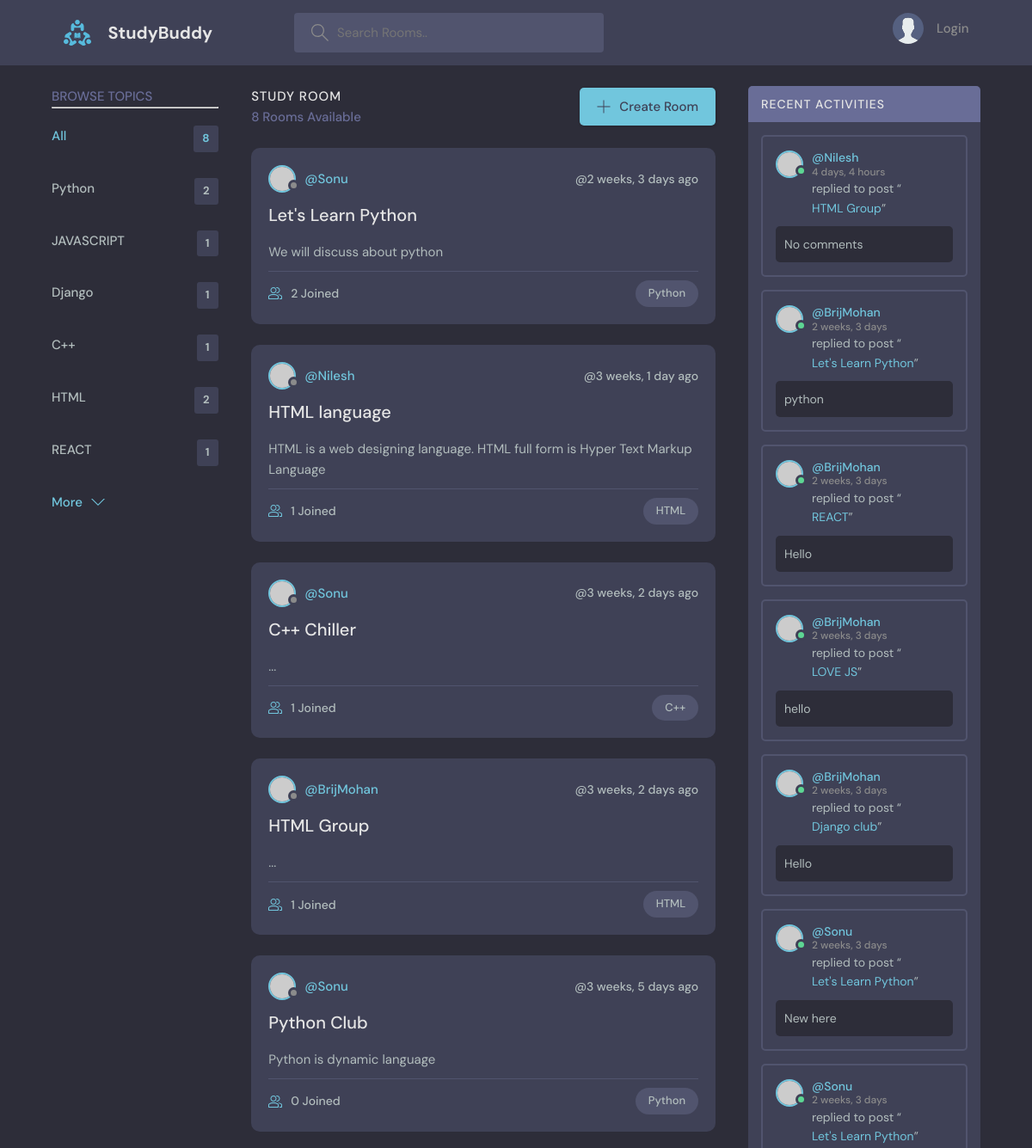
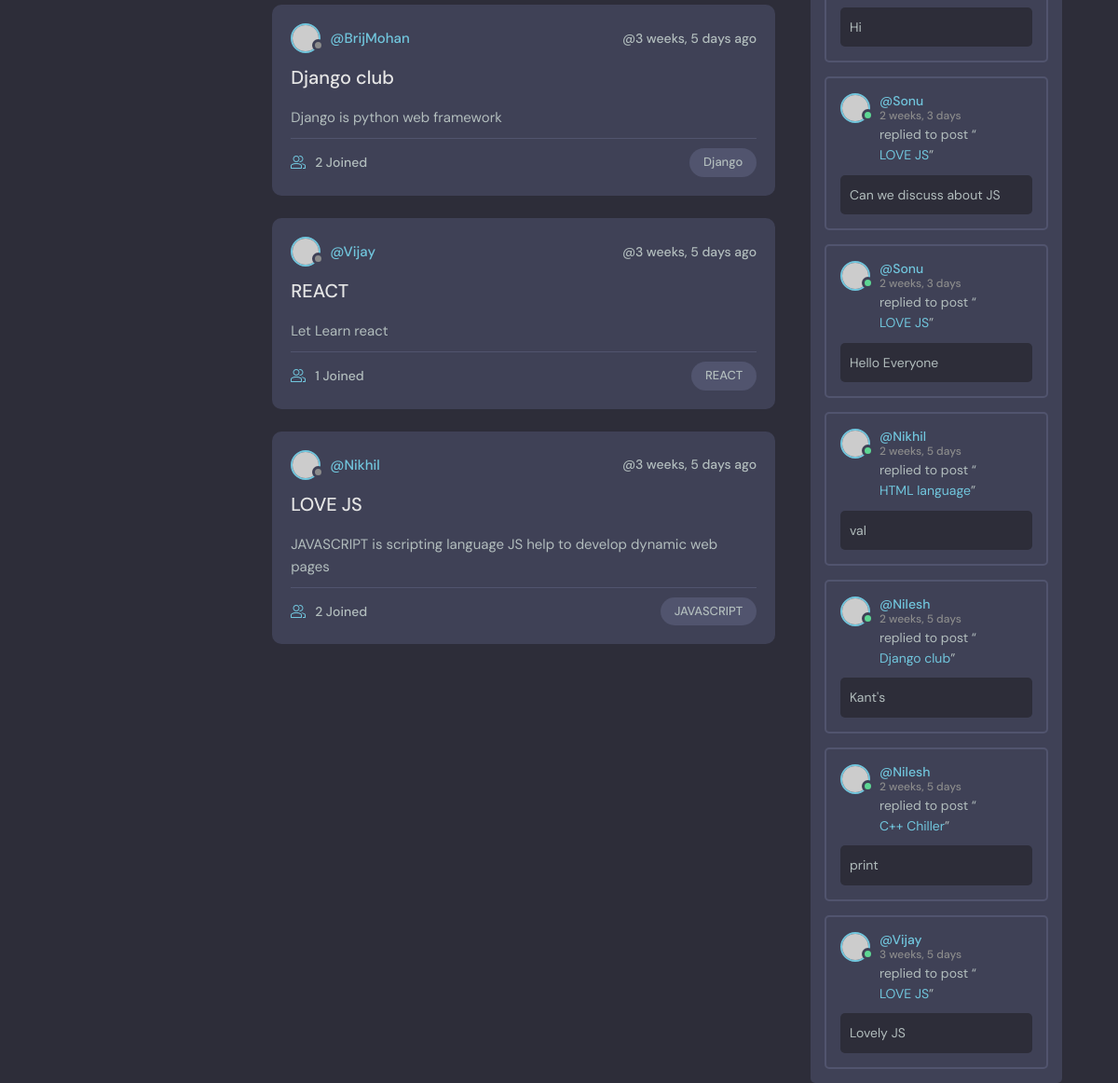
The page / on the database its author committed (2 pictures, top to bottom).
### base/models.py (models this page shows, shortened)
class Topic(models.Model):
    name = models.CharField(max_length=200)
    def __str__(self):
        return self.name

class Room(models.Model):
    host = models.ForeignKey(User,on_delete=models.SET_NULL,null=True)
    topic = models.ForeignKey(Topic,on_delete=models.SET_NULL,null=True)
    name = models.CharField(max_length=200)
    participants = models.ManyToManyField(User,related_name='participants',blank=True)
    description = models.TextField(null=True,blank=True)
    updated=models.DateTimeField(auto_now=True)
    created = models.DateTimeField(auto_now_add=True)
    class Meta:
        ordering = ['-updated','-created']

class Message(models.Model):
    user = models.ForeignKey(User,on_delete=models.CASCADE)
    room = models.ForeignKey(Room,on_delete=models.CASCADE)
    body = models.TextField()
    updated=models.DateTimeField(auto_now=True)
    created = models.DateTimeField(auto_now_add=True)
    class Meta:
        ordering = ['-updated','-created']
    def __str__(self):
        return self.body[0:50]

### base/views.py (the view)
# urls.py: path('',views.home,name='home'),
def home(request):
    q = request.GET.get('q') if request.GET.get('q') != None else ''
    rooms = Room.objects.filter(Q(topic__name__icontains=q) |
                                Q(name__icontains=q) |
                                Q(description__icontains=q)
                                )
    topics = Topic.objects.all()
    room_count = rooms.count()
    room_messages = Message.objects.filter(Q(room__topic__name__icontains=q))
    context={'rooms':rooms,'topics':topics,'room_count':room_count,'room_messages':room_messages}
    return render(request,'base/home.html',context)

### base/templates/base/home.html (shortened to what this page needs)
{% extends 'main.html' %}
{% load static %}
{% block content %}
    <main class="layout layout--3">
      <div class="container">
        <div>
          {%include 'base/topics_component.html' %}
        </div>
        <div class="roomList">
          <div class="roomList__header">
            <div>
              <h2>Study Room</h2>
              <p>{{room_count}} Rooms Available</p>
            </div>
            <a class="btn btn--main" href="{% url 'create-room' %}">
              <svg version="1.1" xmlns="http://www.w3.org/2000/svg" width="32" height="32" viewBox="0 0 32 32">
                <title>add</title>
                <path
                  d="M16.943 0.943h-1.885v14.115h-14.115v1.885h14.115v14.115h1.885v-14.115h14.115v-1.885h-14.115v-14.115z"
                ></path>
              </svg>
              Create Room
            </a>
          </div>
          <div>
            {%include 'base/feed_component.html' %}
          </div>
        </div>
        <div class="activities">
          {%include 'base/activity_component.html' %}
        </div>
      </div>
    </main>
    {% endblock %}

### base/templates/base/topics_component.html
<div class="topics">
    <div class="topics__header">
      <h2>Browse Topics</h2>
      <hr>
    </div>
    <ul class="topics__list">
        <li>
            <a href="{% url 'home' %}" class="active">All <span>{{rooms.count}}</span></a>
        </li>
        {% for topic in topics %}
        <li>
            <a href="{% url 'home'%}?q={{topic.name}}">{{topic.name}} <span>{{topic.room_set.all.count}}</span></a>
        </li>
        {% endfor %}
    </ul>
    <a class="btn btn--link" href="#">
        More
        <svg version="1.1" xmlns="http://www.w3.org/2000/svg" width="32" height="32" viewBox="0 0 32 32">
          <title>chevron-down</title>
          <path d="M16 21l-13-13h-3l16 16 16-16h-3l-13 13z"></path>
        </svg>
      </a>
  </div>

### base/templates/base/feed_component.html (shortened to what this page needs)
<div>
    {% for room in rooms %}
<div class="roomListRoom">
    <div class="roomListRoom__header">
      <a href="{% url 'user-profile' room.host.id %}" class="roomListRoom__author">
        <div class="avatar avatar--small">
          <img src="https://randomuser.me/api/portraits/men/13.jpg" alt="Image description" />
        </div>
        <span>@{{room.host.username}}</span>
      </a>
      <div class="roomListRoom__actions">
        <span>@{{room.created | timesince }} ago</span>
      </div>
    </div>
    <div class="roomListRoom__content">
      <a href="{% url 'room' room.id %}">{{room.name}}</a>
      <p>{{room.description}}</p>
    </div>
    <div class="roomListRoom__meta">
      <a href="{% url 'room' room.id %}" class="roomListRoom__joined">
        {{room.participants.count}} Joined
      </a>
      <p class="roomListRoom__topic">{{room.topic}}</p>
    </div>
  </div>
  {% endfor %}
</div>

### base/templates/base/activity_component.html (shortened to what this page needs)
<div class="activities__header">
    <h2>Recent Activities</h2>
  </div>
  <div>
    {% for message in room_messages %}
  <div class="activities__box">
    <div class="activities__boxHeader roomListRoom__header">
      <a href="{% url 'user-profile' message.user.id %}" class="roomListRoom__author">
        <div class="avatar avatar--small active">
          <img src="https://randomuser.me/api/portraits/men/13.jpg" />
        </div>
        <p>
          @{{message.user}}
          <span>{{message.created|timesince}}</span>
        </p>
      </a>
    </div>
    <div class="activities__boxContent">
      <p>replied to post “<br><a href="{% url 'room' message.room.id %}">{{message.room.name}}</a>”</p>
      <div class="activities__boxRoomContent">{{message}}</div>
    </div>
  </div>
  {% endfor %}
  </div>

### rows shown on the page
Topic: name "Python", room_set.all.count "2"
Topic: name "JAVASCRIPT", room_set.all.count "1"
Topic: name "Django", room_set.all.count "1"
Topic: name "C++", room_set.all.count "1"
Topic: name "HTML", room_set.all.count "2"
Topic: name "REACT", room_set.all.count "1"
Room: host.username "Sonu", created "2 weeks, 3 days", name "Let's Learn Python", description "We will discuss about python", participants.count "2", topic "Python"
Room: host.username "Nilesh", created "3 weeks, 1 day", name "HTML language", description "HTML is a web designing language. HTML full form is Hyper Text Markup Language", participants.count "1", topic "HTML"
Room: host.username "Sonu", created "3 weeks, 2 days", name "C++ Chiller", description "...", participants.count "1", topic "C++"
Room: host.username "BrijMohan", created "3 weeks, 2 days", name "HTML Group", description "...", participants.count "1", topic "HTML"
Room: host.username "Sonu", created "3 weeks, 5 days", name "Python Club", description "Python is dynamic language", participants.count "0", topic "Python"
Room: host.username "BrijMohan", created "3 weeks, 5 days", name "Django club", description "Django is python web framework", participants.count "2", topic "Django"
Room: host.username "Vijay", created "3 weeks, 5 days", name "REACT", description "Let Learn react", participants.count "1", topic "REACT"
Room: host.username "Nikhil", created "3 weeks, 5 days", name "LOVE JS", description "JAVASCRIPT is scripting language JS help to develop dynamic web pages", participants.count "2", topic "JAVASCRIPT"
Message: user "Nilesh", created "4 days, 4 hours", room.name "HTML Group", body "No comments"
Message: user "BrijMohan", created "2 weeks, 3 days", room.name "Let's Learn Python", body "python"
Message: user "BrijMohan", created "2 weeks, 3 days", room.name "REACT", body "Hello"
Message: user "BrijMohan", created "2 weeks, 3 days", room.name "LOVE JS", body "hello"
Message: user "BrijMohan", created "2 weeks, 3 days", room.name "Django club", body "Hello"
Message: user "Sonu", created "2 weeks, 3 days", room.name "Let's Learn Python", body "New here"
Message: user "Sonu", created "2 weeks, 3 days", room.name "Let's Learn Python", body "Hi"
Message: user "Sonu", created "2 weeks, 3 days", room.name "LOVE JS", body "Can we discuss about JS"
Message: user "Sonu", created "2 weeks, 3 days", room.name "LOVE JS", body "Hello Everyone"
Message: user "Nikhil", created "2 weeks, 5 days", room.name "HTML language", body "val"
Message: user "Nilesh", created "2 weeks, 5 days", room.name "Django club", body "Kant's"
Message: user "Nilesh", created "2 weeks, 5 days", room.name "C++ Chiller", body "print"
Message: user "Vijay", created "3 weeks, 5 days", room.name "LOVE JS", body "Lovely JS"

### other values the page prints
{{ rooms.count }} "8"
{{ room_count }} "8"
